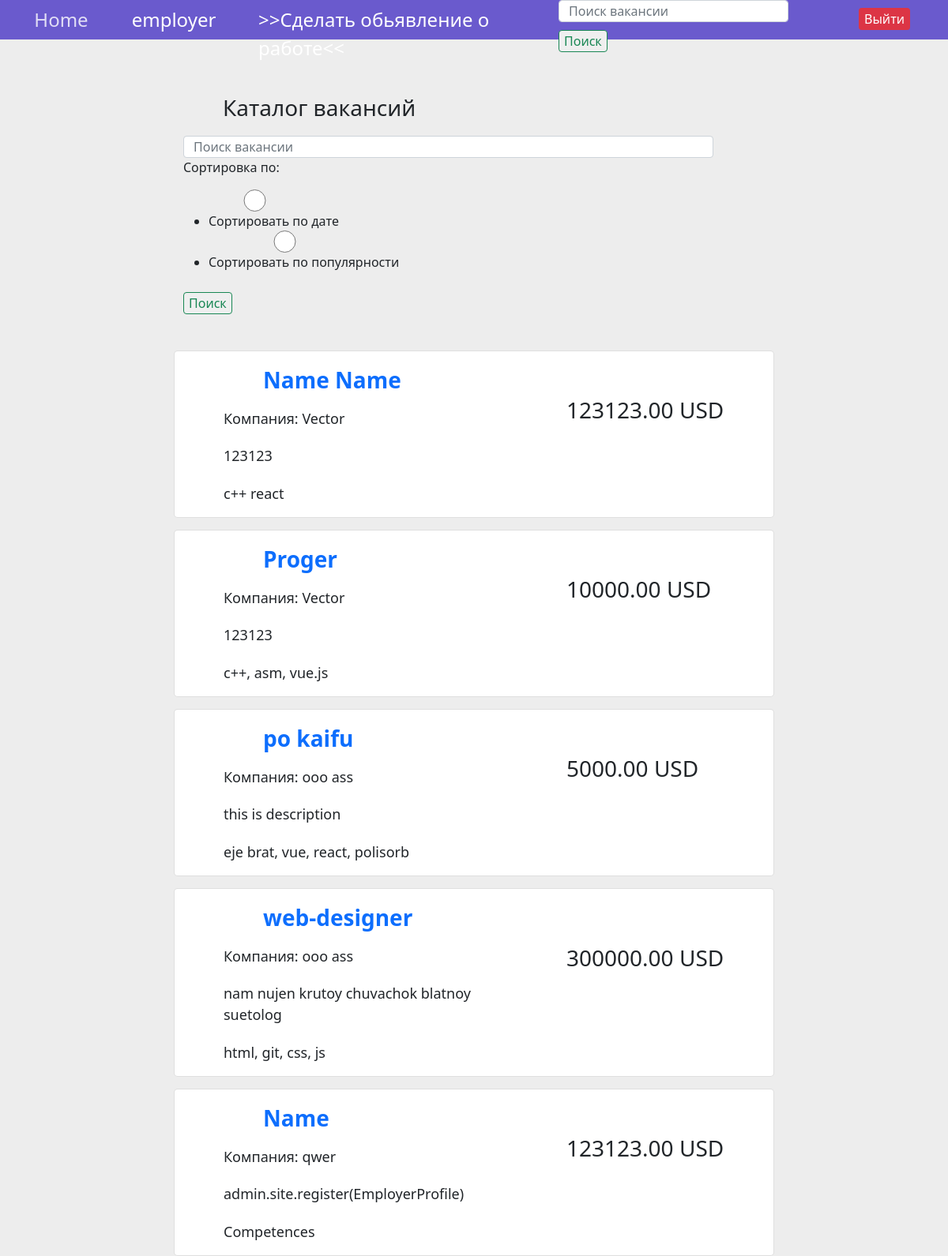
The app's page /allvacancies (signed in), older data.
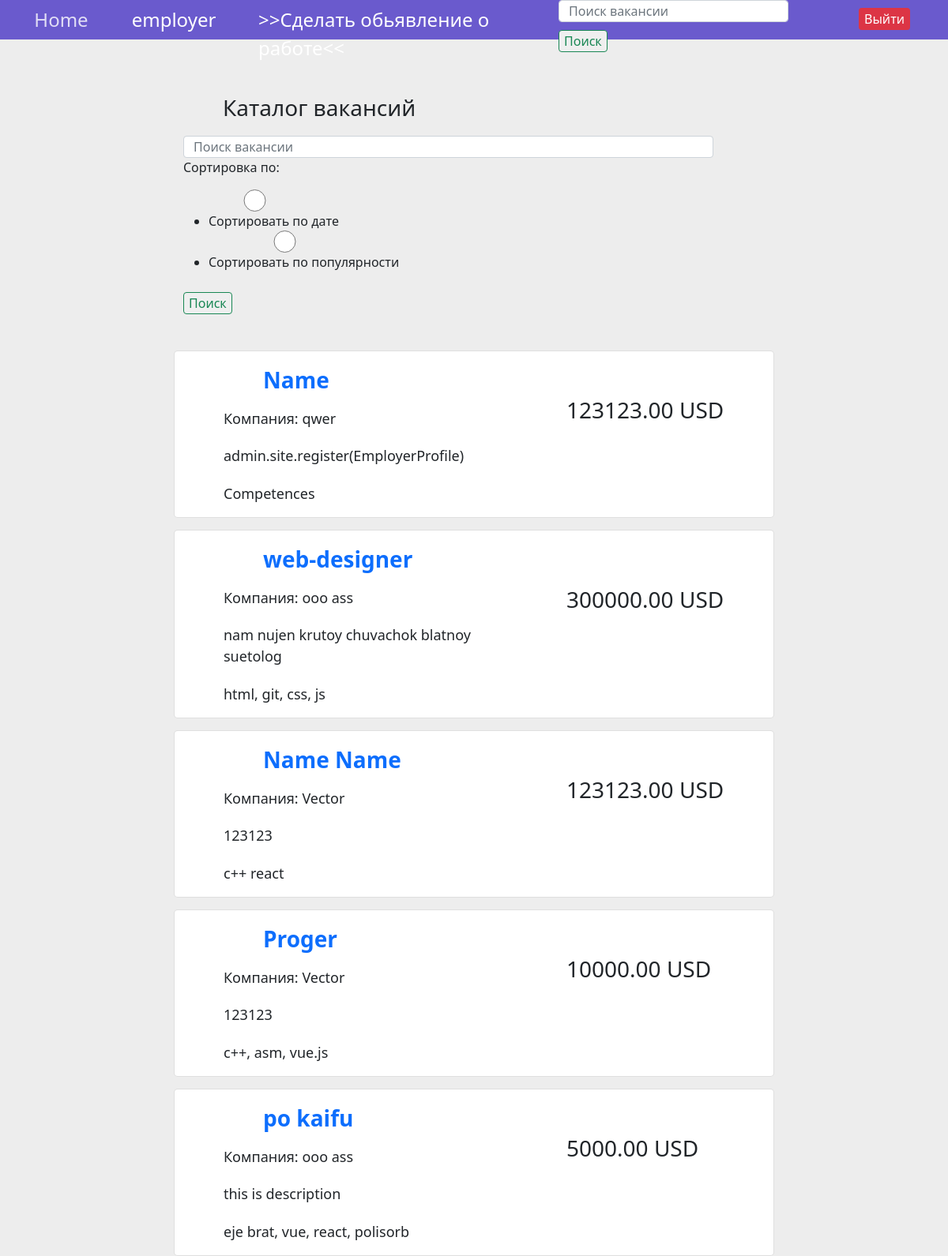
The same page, newer data.
### workfair/models.py (models this page shows)
class Vacancy(models.Model):
	name = models.CharField(max_length = 64)
	competences = models.CharField(max_length = 32)
	salary = models.DecimalField(decimal_places = 2, max_digits = 10)
	description = models.TextField(null = True)
	company = models.ForeignKey(EmployerProfile, on_delete = models.CASCADE)
	featured = models.BooleanField(default = False)
	viewsAmount = models.IntegerField(default = 0)
	creationDate = models.DateTimeField(default = timezone.now)
	phoneNumber = models.IntegerField(default = 89990870968)
	def getAbsoluteUrl(self):
		return f"/vacancy/{self.id}/"

class EmployerProfile(models.Model):
	name = models.CharField(max_length = 64)
	description = models.TextField()
	username = models.OneToOneField(settings.AUTH_USER_MODEL, on_delete = models.CASCADE)

### workfair/views.py (the view)
# urls.py: path('allvacancies', views.vacancyListView, name = 'vacancyList'),
@login_required(login_url = 'login')
def vacancyListView(request):
	searchQueryNavbar = request.GET.get('search_navbar', '')
	searchQueryVLpage = request.GET.get('search_vlpage', '')
	form = sortChoice(request.GET or request.POST)
	print(request.GET)
	if searchQueryNavbar or searchQueryVLpage:
		if searchQueryNavbar:
			searchQuery = searchQueryNavbar
		else:
			searchQuery = searchQueryVLpage
		if form.is_valid():
			selected = form.cleaned_data.get("choice")
			if selected == 'viewsAmount':
				queryset = Vacancy.objects.filter(Q(name__icontains = searchQuery) | Q(salary__icontains = searchQuery) | Q(competences__icontains = searchQuery)).order_by('-viewsAmount')
			if selected == 'creationDate':
				queryset = Vacancy.objects.filter(Q(name__icontains = searchQuery) | Q(salary__icontains = searchQuery) | Q(competences__icontains = searchQuery)).order_by('-creationDate')
	else:
		queryset = Vacancy.objects.all().order_by('-creationDate')
	context = {
		'objectList':queryset,
		'form':form
	}
	return render(request, "vacancyList.html", context)

### workfair/forms.py
class sortChoice(forms.Form):
	CHOICES = [('creationDate', 'Сортировать по дате'),
				('viewsAmount', 'Сортировать по популярности'),]
	choice = forms.ChoiceField(choices = CHOICES, widget = forms.RadioSelect, label = 'Сортировка по', required = False)

### workfair/templatetags/auth_extras.py (called while the page is built)
@register.filter(name = 'hasGroup')
def hasGroup(user, groupName):
	return user.groups.filter(name = groupName).exists()

### templates/vacancyList.html (shortened to what this page needs)
{% extends 'base.html' %}
{% block content %}
<div class="container ocnt">
	<div class="row justify-content-center">
		<p class="col-8 p-main">Каталог вакансий</p>
		<div class="col-8">
			<form class="form-inline search-form">
				<input class="form-control" type="search" placeholder="Поиск вакансии" aria-label="Поиск вакансии" name="search_vlpage">
					{{ form.as_p }}
				<button class="btn-outline-success" type="submit">Поиск</button>
			</form>
		</div>
		{% for instance in objectList %}
		<div class="col-8 listVacancy-bc card">
			<a class="p-name" href="{{ instance.getAbsoluteUrl }}"> <strong>{{instance.name}}</strong> </a>
			<p class="p-price">{{ instance.salary }} USD</p>
			<p class="p-comp">Компания: {{ instance.company.name }}	</p>
			<p class="p-cont">{{ instance.description }}</p>
			<p class="p-cont">{{ instance.competences }}</p>
		</div>
		{% endfor %}
	</div>
</div>
{% endblock %}

Row changes from the older to the newer data that the page shows:
changed Vacancy "Name": moves up the list
changed Vacancy "web-designer": moves up the list
